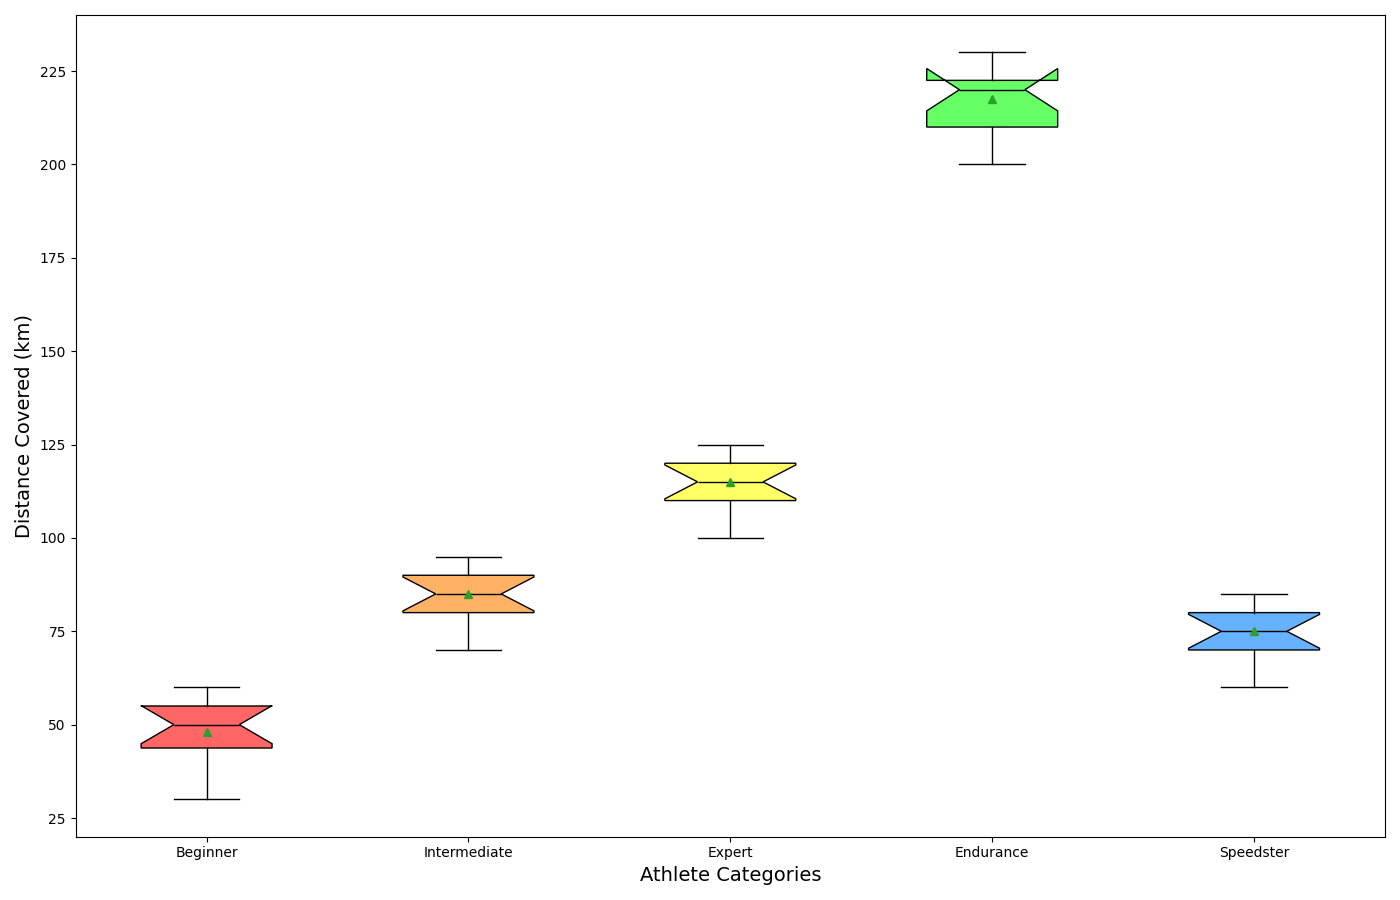

Write the Python code that produced this figure.
import matplotlib.pyplot as plt

# Monthly running distance data (in km) for each type of athlete
amateur_distances = [30, 45, 50, 60, 35, 40, 50, 55, 45, 50, 60, 55]
semi_pro_distances = [70, 80, 85, 90, 75, 80, 85, 95, 90, 85, 90, 95]
professional_distances = [100, 110, 115, 120, 105, 110, 115, 125, 120, 115, 120, 125]
marathoner_distances = [200, 210, 220, 230, 205, 210, 220, 230, 220, 215, 220, 230]
sprinter_distances = [60, 70, 75, 80, 65, 70, 75, 85, 80, 75, 80, 85]

all_distances = [
    amateur_distances,
    semi_pro_distances,
    professional_distances,
    marathoner_distances,
    sprinter_distances
]

athlete_labels = ["Beginner", "Intermediate", "Expert", "Endurance", "Speedster"]

fig, ax = plt.subplots(figsize=(14, 9))

box = ax.boxplot(all_distances, labels=athlete_labels, patch_artist=True, notch=True, vert=True, showmeans=True)

# New set of colors
colors = ['#FF6666', '#FFB266', '#FFFF66', '#66FF66', '#66B2FF']
for patch, color in zip(box['boxes'], colors):
    patch.set_facecolor(color)

ax.set_xlabel("Athlete Categories", fontsize=14)
ax.set_ylabel("Distance Covered (km)", fontsize=14)

for element in ['whiskers', 'caps', 'medians', 'means']:
    plt.setp(box[element], color='black')
plt.setp(box['fliers'], marker='o', color='red', markersize=5, alpha=0.5)

plt.tight_layout()
plt.show()
